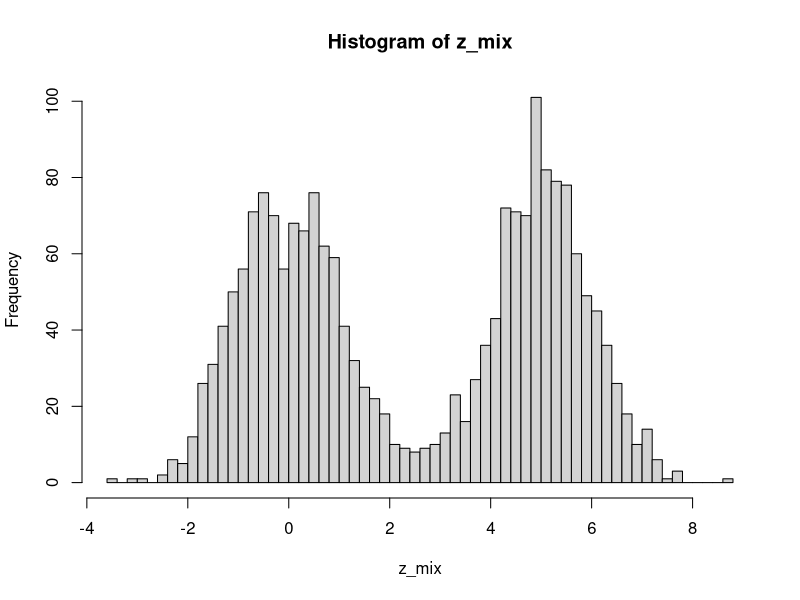

The R source for this figure: (Note: this script raises an error after producing the figure.)
## ---- chunk 1
knitr::opts_chunk$set(echo = TRUE)
## ---- chunk 2
set.seed(525)

n <- 1000
z1 <- rnorm(n, mean = 0, sd = 1)
z2 <- rnorm(n, mean = 5, sd = 1)
z3 <- rnorm(n, mean = 6.5, sd = 1)

z_mix <- c(z1, z2)
## ---- chunk 3
hist(z_mix, breaks = 60)
## ---- chunk 4
mean(z_mix)
## ---- chunk 5
sd(z_mix)
## ---- chunk 6
std_norm <- rnorm(n = 1000)
## ---- chunk 7
library(FNN)
KL.divergence(rnorm(1000, mean = 0, sd = 1),
              rnorm(1000, mean = 1, sd = 1),
              k=100) %>% mean()
## ---- chunk 8
dnorm(0)

## ---- chunk 9
x <- 0
1/(sqrt(2*pi)*1)*exp(-1/(2*1)*(x-0)^2)
## ---- chunk 10
x <- 0
(1/3)*dnorm(x, mean = 0, sd = 1) + (1/3)*dnorm(x, mean = 5, sd = 1) + (1/3)*dnorm(x, mean = 10, sd = 1)
## ---- chunk 11
get_post <- function(x){
  (1/3)*dnorm(x, mean = 0, sd = 1) +
    (1/3)*dnorm(x, mean = 5, sd = 1) + 
    (1/3)*dnorm(x, mean = 10, sd = 1)
}
## ---- chunk 12
get_post(0)
## ---- chunk 13
pnorm(0)
## ---- chunk 14
qnorm(0.5)
## ---- chunk 15
get_post_cdf <- function(x){
  (1/3)*pnorm(x, mean = 0, sd = 1) +
    (1/3)*pnorm(x, mean = 5, sd = 1) + 
    (1/3)*pnorm(x, mean = 10, sd = 1)
}
## ---- chunk 16
get_post_cdf(x = 5)
## ---- chunk 17
get_post_cdf_inv <- function(x){
  (1/3)*qnorm(x, mean = 0, sd = 1) +
    (1/3)*qnorm(x, mean = 5, sd = 1) + 
    (1/3)*qnorm(x, mean = 10, sd = 1)
}
## ---- chunk 18
get_post_cdf_inv(0.5)
## ---- chunk 19
plot(density(z_mix))
## ---- chunk 20
plot(ecdf(z_mix))
## ---- chunk 21
quantile(z_mix, 0.3)
## ---- chunk 22
t(0.7)
## ---- chunk 23
set.seed(525)

n <- 1000
z <- rnorm(n)
## ---- chunk 24
temp_t_fun <- function(z){
  quantile = pnorm(z)
  result = quantile(z_mix, quantile)
  result
}
## ---- chunk 25
res <- temp_t_fun(z)
## ---- chunk 26
hist(res, breaks = 60)
## ---- chunk 27
z_in <- seq(from = -7.5, to = 7.5, by = 0.1)
y_in <- temp_t_fun(z_in)

plot(x = z_in, y = y_in, type = "l")
## ---- chunk 28
plot(ecdf(z_mix))
## ---- chunk 29
set.seed(525)

n <- 1000
z <- rnorm(n)

t_fun <- function(z, phi){
  sqrt(36/13)*z + phi
}

get_Exp_post <- function(phi_in){

  mean(log( sqrt(13/36) * dnorm(z) ) -
       log( get_post(t_fun(z, phi = phi_in) ) )
       )
}

## ---- chunk 30
get_Exp_post(phi_in = 5.3)
## ---- chunk 31
library(tidyverse)
## ---- chunk 32
phi_list <- seq(from = 0, to = 10, by = 0.01)

result_1 <- map_dbl(phi_list, ~get_Exp_post(.x))

plot(x = phi_list, y = result_1, type = "l")
## ---- chunk 33
phi_list[which.min(result_1)]
## ---- chunk 34
trans_z <- t_fun(z, phi = 5.4)
## ---- chunk 35
hist(trans_z)
## ---- chunk 36
library(MASS)
library(mvtnorm)
## ---- chunk 37
set.seed(525)
sample_size <- 1000                                       
mean_z1 <- c(10, 5)                                   
cov_z1 <- matrix(c(1, 0, 0, 1), ncol = 2)
mean_z2 <- c(20, 10)
mean_z3 <- c(17.5, 0)
  
z1 <- rmvnorm(n = sample_size,
              mean = mean_z1,
              sigma = cov_z1)

z2 <- rmvnorm(n = sample_size,
              mean = mean_z2,
              sigma = cov_z1)

z3 <- rmvnorm(n = sample_size,
              mean = mean_z3,
              sigma = cov_z1)

z_all <- rbind(z1, z2, z3)

head(z_all)
## ---- chunk 38
plot(x = z_all[,1], y = z_all[,2])
## ---- chunk 39

get_post_2d <- function(z){
  (1/3)*dmvnorm(z, mean = mean_z1, sigma = cov_z1) +
    (1/3)*dmvnorm(z, mean = mean_z2, sigma = cov_z1) + 
    (1/3)*dmvnorm(z, mean = mean_z3, sigma = cov_z1)
}

## ---- chunk 40
z_all[1,]
## ---- chunk 41
c(10.431526, 3.930934)
## ---- chunk 42
get_post_2d(z_all[1,])
## ---- chunk 43
set.seed(525)

n <- 1000
z <- rmvnorm(n = n,
              mean = c(0,0),
              sigma = cov_z1)

t_fun <- function(z, phi){
  sqrt(36/13)*z + phi
}

get_Exp_post_2d <- function(phi_in){

  mean(log( sqrt(13/36) * dmvnorm(z) ) -
       log( get_post_2d(t_fun(z, phi = phi_in) ) )
       )
}

## ---- chunk 44
z %>% head()
## ---- chunk 45
t_fun(z, phi = 5) %>% head()
## ---- chunk 46
dmvnorm(z[1,])
## ---- chunk 47
dmvnorm(c(0,0))
## ---- chunk 48
dmvnorm(c(17.9690,-0.5707), mean = c(17.5, 0), sigma = cov_z1)/3 +
dmvnorm(c(17.9690,-0.5707), mean = c(10, 5), sigma = cov_z1)/3 +
dmvnorm(c(17.9690,-0.5707), mean = c(20, 10), sigma = cov_z1)/3
## ---- chunk 49
dnorm(x=-0.1062, mean = 10, sd = 1)
## ---- chunk 50
log( sqrt(13/36) * dmvnorm(z) ) %>% head()
## ---- chunk 51
get_Exp_post_2d(phi_in = 3)
## ---- chunk 52
phi_list <- seq(from = 0, to = 10, by = 0.01)

result_1 <- map_dbl(phi_list, ~get_Exp_post_2d(.x))

plot(x = phi_list, y = result_1, type = "l")
## ---- chunk 53
z<- rnorm(1000)

mean(log(1/1*dnorm(z)) - log(dnorm(z, mean = 10)))
## ---- chunk 54
1*-1.0730+0.9352+-1.5875
## ---- chunk 55
1.6648^2
## ---- chunk 56
dnorm(0.0375, mean = 1, sd = 1)
## ---- chunk 57
dnorm(11.4323, mean = 1, sd = 1)
